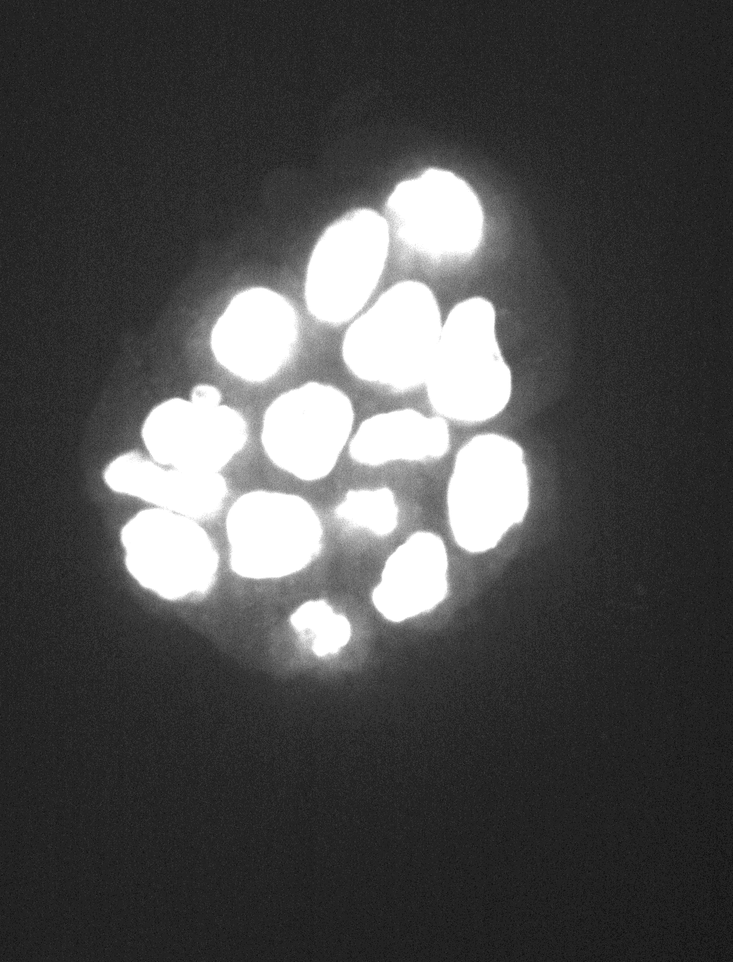
#> input picture tests/expected/render.normalize_image/bbbc033-z28.png, 733 x 962 px, shrunk from 1024 x 1344 before the run
$ python test.py ../expected/render.normalize_image ../expected/render.normalize_image ../expected/render.normalize_image
#> lines starting #> are read from the running program, lines starting #| are printed output that depends on the picture; after the words box and inside, x2 and y2 are one past the last pixel; in counts of white or black regions, pixels touching at a corner belong together
import sys
import argparse
import glob
import pathlib
import skimage.io
import csv
import scipy.ndimage as ndi
import shutil


parser = argparse.ArgumentParser(prog='Regression testing')

parser.add_argument(  'actual_seg', help='Directory containing the actual label maps.')
parser.add_argument(  'actual_csv', help='Directory where the actual CSV should be written.')
parser.add_argument('expected_csv', help='Directory containing the expected CSV.')
parser.add_argument('--update-expected', help='Update the expected CSV.', action='store_true')

args = parser.parse_args()


actual_seg_path   = pathlib.Path(args.actual_seg)
actual_csv_path   = pathlib.Path(args.actual_csv)
expected_csv_path = pathlib.Path(args.expected_csv)


actual_csv_rows_by_filename = dict()
for filepath in glob.glob(str(actual_seg_path / '*.png')):
    actual_seg_filepath = pathlib.Path(filepath)
    actual_csv_filepath = actual_csv_path / (actual_seg_filepath.name + '.csv')

    img = skimage.io.imread(str(actual_seg_filepath))
#> img is the input picture: shape (962, 733); min 13, max 255, mean 76.9
    actual_csv_rows = list()
    for l in frozenset(img.flatten()) - {0}:
        cc = (img == l)
        cc_center_rc = ndi.center_of_mass(cc)
        actual_csv_rows.append((str(cc.sum()), str(round(cc_center_rc[1], 1)), str(round(cc_center_rc[0], 1))))
#> this loop made 243 passes
#> cc_center_rc on passes 1 to 3: (932, 623), (904.8, 665.4), (796.3, 623.2)
#> pass 1, `cc = (img == l)`:
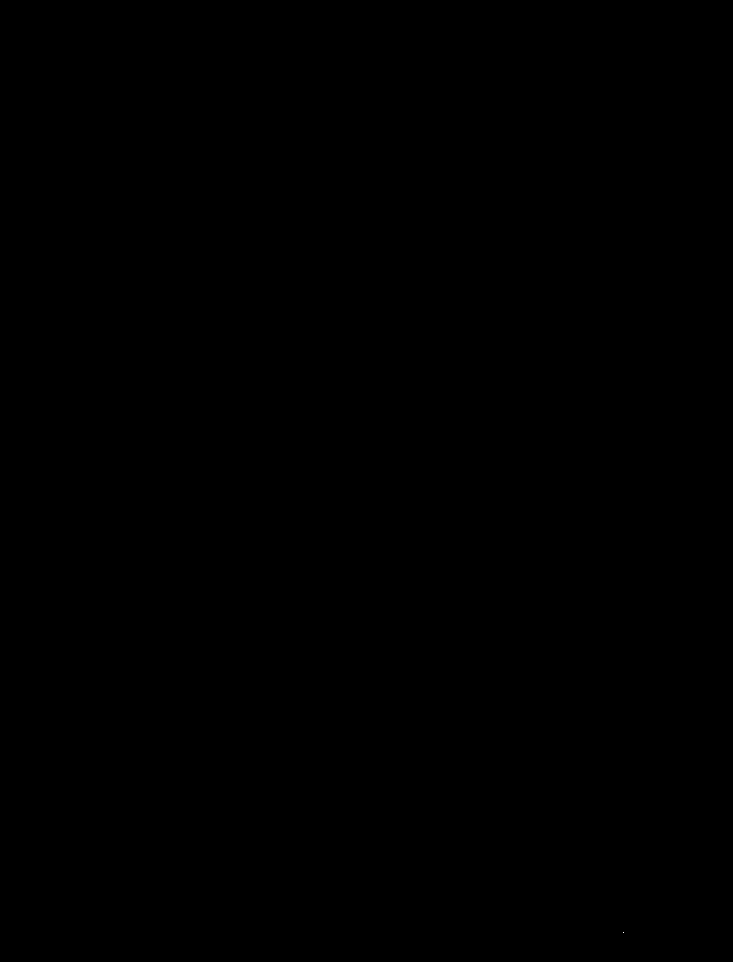
#> cc: shape (962, 733) bool; 0% white in thin lines or dots, all inside (x1, y1, x2, y2) = (623, 932, 624, 933)
#> after the loop:
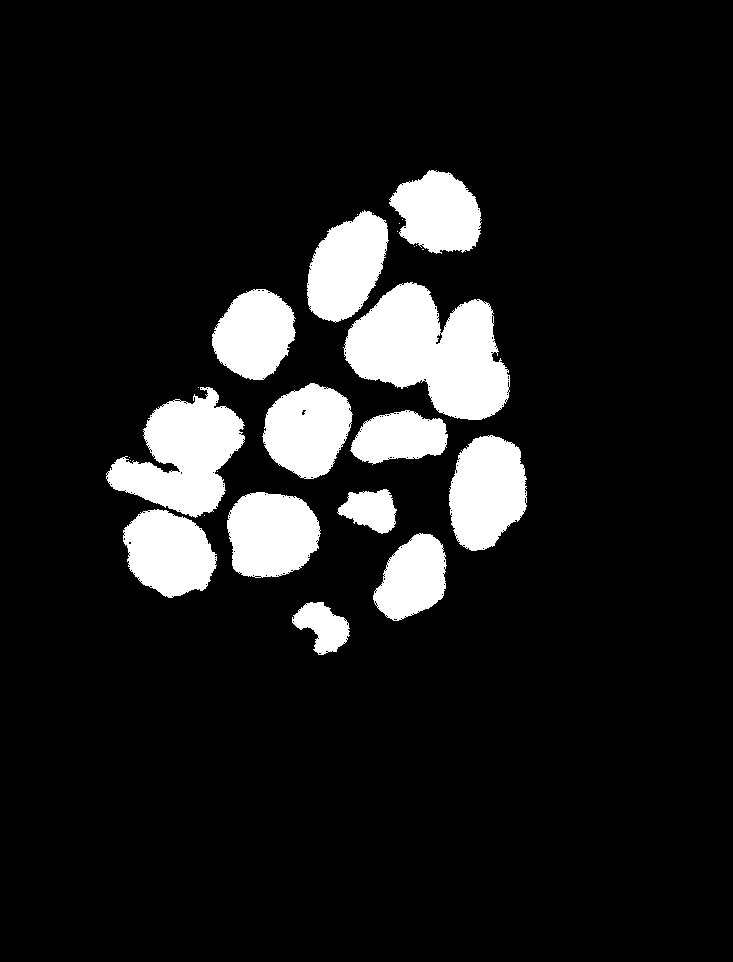
#> cc: shape (962, 733) bool; 11.2% white; 26 white regions (13 under 20 px), largest, box (x1, y1, x2, y2) and area: (343, 282, 510, 420) 14390, (106, 387, 245, 518) 9985, (449, 435, 527, 551) 6874
#> after the loop, actual_csv_rows = 243 items, first 6: ('1', '623.0', '932.0'), ('10', '665.4', '904.8'), ('19', '623.2', '796.3'), ('26', '689.5', '888.0'), ('44', '677.8', '833.4'), ('109', '609.4', '872.9')

    actual_csv_rows.sort(key = lambda row: row[1:3])
    with actual_csv_filepath.open('w') as fp:
        writer = csv.writer(fp, delimiter = ',', quoting = csv.QUOTE_ALL)
        writer.writerows([['Object size', 'Center X', 'Center Y']] + actual_csv_rows)

    actual_csv_rows_by_filename[actual_seg_filepath.name] = frozenset(actual_csv_rows)
    sys.stdout.write('.')
    sys.stdout.flush()

sys.stdout.write('\n')


if args.update_expected:
    for filename in actual_csv_rows_by_filename.keys():
        csv_filename = filename + '.csv'
        shutil.move(str(actual_csv_path / csv_filename), str(expected_csv_path / csv_filename))


errors = list()
for filepath in glob.glob(str(expected_csv_path / '*.csv')):
    expected_csv_filepath = pathlib.Path(filepath)
    actual_seg_filename = expected_csv_filepath.name[:-4]

    try:
        actual_csv_rows = actual_csv_rows_by_filename.pop(actual_seg_filename)
    except KeyError:
        errors.append(f'Missing label map: "{actual_seg_filename}"')
        continue

    expected_csv_rows = list()
    with expected_csv_filepath.open('r') as fp:
        reader = csv.reader(fp, delimiter = ',', quoting = csv.QUOTE_ALL)
        for ridx, row in enumerate(reader):
            if ridx == 0: continue  ## skip header
            expected_csv_rows.append(tuple(row))

    expected_csv_rows = frozenset(expected_csv_rows)
    missing_rows  = expected_csv_rows - actual_csv_rows
    spurious_rows = actual_csv_rows - expected_csv_rows

    if len(spurious_rows) > 0 or len(missing_rows) > 0:
        errors.append(f'{actual_seg_filename}: {len(spurious_rows)} spurious object(s) and {len(missing_rows)} missing object(s) cannot be matched')


for remaining_filename in actual_csv_rows_by_filename.keys():
    errors.append(f'Spurious label map: "{remaining_filename}"')
#> this loop made 1 pass
#> remaining_filename on pass 1: 'bbbc033-z28.png'
#> after the loop, errors = ['Spurious label map: "bbbc033-z28.png"']


if 'img' not in locals():  ## an additional error check to prevent passing tests due to wrongs paths
    errors.append('No label maps found')

if len(errors) == 0:
    print(f'All tests passed.')
    print()
    sys.exit(0)

else:
    print(f'{len(errors)} test(s) failed:')
#| 1 test(s) failed:
    for error in errors:
        print(f'- {error}')
#> this loop made 1 pass
#| - Spurious label map: "bbbc033-z28.png"
    print()
#> (the run stopped early here; a loop or call above may not have finished)
